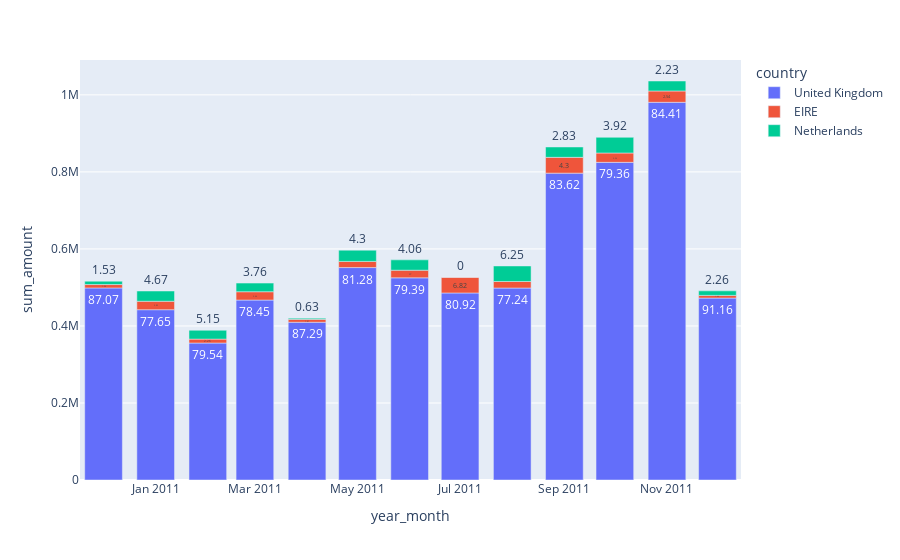

Notebook code for this chart:
### Code cell
fig = px.bar(data_frame=df,  x='year_month', y='sum_amount', text='monthly_amount_ratio', color='country')
fig.show()

### Figure 1 — Plotly figure (JSON) as saved in the notebook; plotly's stock layout.template omitted (floating-point values rounded to 4 significant figures)
{"data": [{"alignmentgroup": "True", "hovertemplate": "country=United Kingdom<br>year_month=%{x}<br>sum_amount=%{y}<br>monthly_amount_ratio=%{text}<extra></extra>", "legendgroup": "United Kingdom", "marker": {"color": "#636efa", "pattern": {"shape": ""}}, "name": "United Kingdom", "offsetgroup": "United Kingdom", "orientation": "v", "showlegend": true, "text": [87.07, 77.65, 79.54, 78.45, 87.29, 81.28, 79.39, 80.92, 77.24, 83.62, 79.36, 84.41, 91.16], "textposition": "auto", "type": "bar", "x": ["2010-12", "2011-01", "2011-02", "2011-03", "2011-04", "2011-05", "2011-06", "2011-07", "2011-08", "2011-09", "2011-10", "2011-11", "2011-12"], "xaxis": "x", "y": [498700.0, 442200.0, 355700.0, 467200.0, 409600.0, 551600.0, 524900.0, 485600.0, 498500.0, 796800.0, 824800.0, 980600.0, 472400.0], "yaxis": "y"}, {"alignmentgroup": "True", "hovertemplate": "country=EIRE<br>year_month=%{x}<br>sum_amount=%{y}<br>monthly_amount_ratio=%{text}<extra></extra>", "legendgroup": "EIRE", "marker": {"color": "#EF553B", "pattern": {"shape": ""}}, "name": "EIRE", "offsetgroup": "EIRE", "orientation": "v", "showlegend": true, "text": [1.54, 3.85, 2.26, 3.64, 1.61, 2.36, 3, 6.82, 2.63, 4.3, 2.34, 2.54, 1.35], "textposition": "auto", "type": "bar", "x": ["2010-12", "2011-01", "2011-02", "2011-03", "2011-04", "2011-05", "2011-06", "2011-07", "2011-08", "2011-09", "2011-10", "2011-11", "2011-12"], "xaxis": "x", "y": [8814.0, 21900.0, 10130.0, 21670.0, 7570.0, 15980.0, 19840.0, 40910.0, 16970.0, 41000.0, 24320.0, 29470.0, 6979.0], "yaxis": "y"}, {"alignmentgroup": "True", "hovertemplate": "country=Netherlands<br>year_month=%{x}<br>sum_amount=%{y}<br>monthly_amount_ratio=%{text}<extra></extra>", "legendgroup": "Netherlands", "marker": {"color": "#00cc96", "pattern": {"shape": ""}}, "name": "Netherlands", "offsetgroup": "Netherlands", "orientation": "v", "showlegend": true, "text": [1.53, 4.67, 5.15, 3.76, 0.63, 4.3, 4.06, 0, 6.25, 2.83, 3.92, 2.23, 2.26], "textposition": "auto", "type": "bar", "x": ["2010-12", "2011-01", "2011-02", "2011-03", "2011-04", "2011-05", "2011-06", "2011-07", "2011-08", "2011-09", "2011-10", "2011-11", "2011-12"], "xaxis": "x", "y": [8784.0, 26610.0, 23010.0, 22420.0, 2977.0, 29190.0, 26860.0, 26.02, 40330.0, 26940.0, 40710.0, 25870.0, 11730.0], "yaxis": "y"}], "layout": {"barmode": "relative", "legend": {"title": {"text": "country"}, "tracegroupgap": 0}, "margin": {"t": 60}, "xaxis": {"anchor": "y", "domain": [0, 1], "title": {"text": "year_month"}}, "yaxis": {"anchor": "x", "domain": [0, 1], "title": {"text": "sum_amount"}}}}
